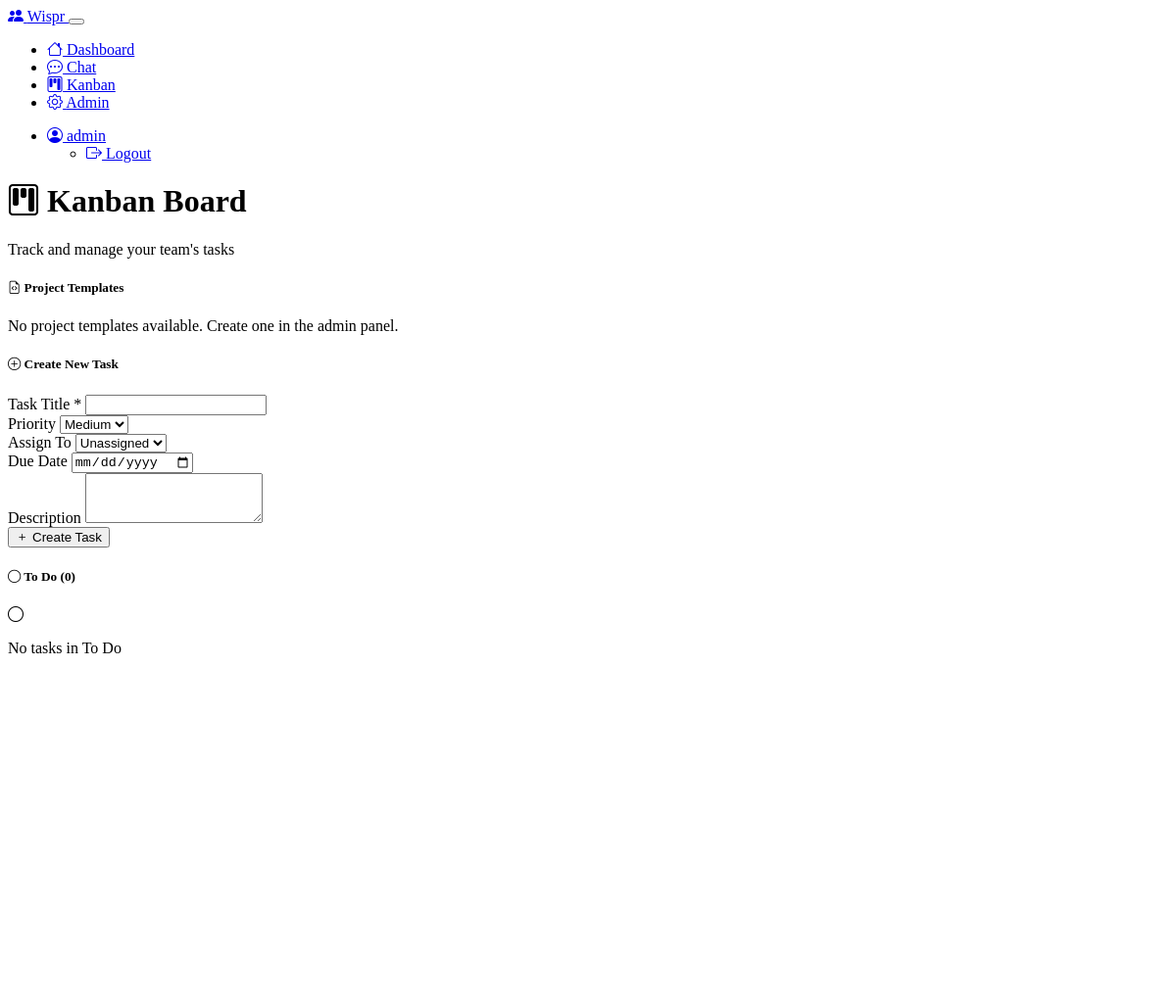
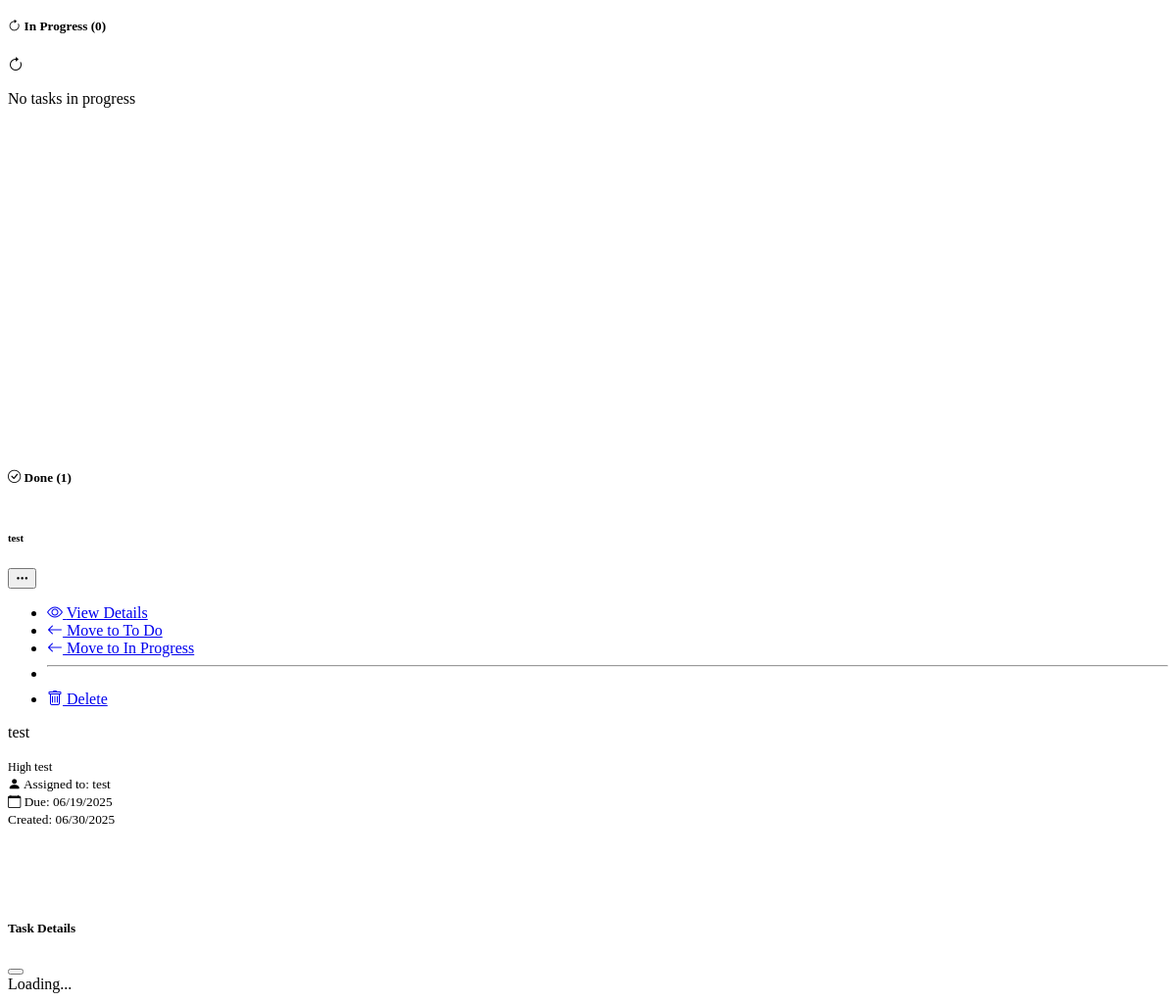
Screenshot of /kanban (signed in) with the database file from the repository (2 pictures, top to bottom).
### models.py (models this page shows, shortened)
class User(db.Model):
    id = db.Column(db.Integer, primary_key=True)
    username = db.Column(db.String(64), unique=True, nullable=False)
    email = db.Column(db.String(120), unique=True, nullable=False)
    password_hash = db.Column(db.String(256), nullable=False)
    is_admin = db.Column(db.Boolean, default=False)
    created_at = db.Column(db.DateTime, default=datetime.utcnow)
    messages = db.relationship('ChatMessage', foreign_keys='ChatMessage.user_id', backref='author', lazy='dynamic', overlaps="sent_messages")
    tasks = db.relationship('Task', foreign_keys='Task.user_id', backref='creator', lazy='dynamic')
    assigned_tasks = db.relationship('Task', foreign_keys='Task.assigned_to', lazy='dynamic')
    sent_messages = db.relationship('ChatMessage', foreign_keys='ChatMessage.user_id', lazy='dynamic', overlaps="messages,author")
    received_messages = db.relationship('ChatMessage', foreign_keys='ChatMessage.recipient_id', backref='recipient', lazy='dynamic')

class Task(db.Model):
    id = db.Column(db.Integer, primary_key=True)
    title = db.Column(db.String(200), nullable=False)
    description = db.Column(db.Text)
    status = db.Column(db.String(20), default='todo')  # todo, in_progress, done
    priority = db.Column(db.String(10), default='medium')  # low, medium, high
    due_date = db.Column(db.DateTime, nullable=True)
    assigned_to = db.Column(db.Integer, db.ForeignKey('user.id'), nullable=True)
    created_at = db.Column(db.DateTime, default=datetime.utcnow)
    updated_at = db.Column(db.DateTime, default=datetime.utcnow, onupdate=datetime.utcnow)
    user_id = db.Column(db.Integer, db.ForeignKey('user.id'), nullable=False)
    assignee = db.relationship('User', foreign_keys=[assigned_to], overlaps="assigned_tasks")
    comments = db.relationship('TaskComment', backref='task', lazy='dynamic', cascade='all, delete-orphan')
    activity_logs = db.relationship('TaskActivityLog', backref='task', lazy='dynamic', cascade='all, delete-orphan')

### routes.py (the view, shortened to what this page needs)
@app.route('/kanban', methods=['GET', 'POST'])
@login_required
@limiter.limit("20 per hour", methods=["POST"])
def kanban():
    todo_tasks = Task.query.filter_by(status='todo').order_by(
        Task.due_date.asc().nullslast(), Task.created_at.desc()).all()
    in_progress_tasks = Task.query.filter_by(status='in_progress').order_by(
        Task.due_date.asc().nullslast(), Task.created_at.desc()).all()
    done_tasks = Task.query.filter_by(status='done').order_by(
        Task.updated_at.desc()).all()
    users = User.query.all()
    from models import ProjectTemplate
    templates = ProjectTemplate.query.all()
    return render_template('kanban.html',
                           todo_tasks=todo_tasks,
                           in_progress_tasks=in_progress_tasks,
                           done_tasks=done_tasks,
                           users=users,
                           templates=templates,
                           now=datetime.utcnow())

### app.py (called while the page is built)
@app.context_processor
def inject_csrf_token():
    from flask_wtf.csrf import generate_csrf
    return dict(csrf_token=generate_csrf)

### routes.py (called while the page is built)
def login_required(f):
    from functools import wraps
    @wraps(f)
    def decorated_function(*args, **kwargs):
        if 'user_id' not in session:
            return redirect(url_for('login'))
        return f(*args, **kwargs)
    return decorated_function

@app.context_processor
def inject_user():
    if 'user_id' in session:
        user = User.query.get(session['user_id'])
        return dict(current_user=user)
    return dict(current_user=None)

### templates/kanban.html (shortened to what this page needs)
{% extends "base.html" %}
{% block content %}
<div class="row">
    <div class="col-12">
        <h1><i class="bi bi-kanban"></i> Kanban Board</h1>
        <p class="text-muted">Track and manage your team's tasks</p>
    </div>
</div>
<div class="row mb-4">
    <div class="col-12">
        <div class="card">
            <div class="card-header">
                <h5><i class="bi bi-file-earmark-code"></i> Project Templates</h5>
            </div>
            <div class="card-body">
                {% if templates %}
                <div class="d-flex flex-wrap gap-2">
                    {% for template in templates %}
                    <button class="btn btn-outline-primary btn-sm" onclick="applyTemplate({{ template.id }})">
                        <i class="bi bi-lightning"></i> {{ template.name }}
                    </button>
                    {% endfor %}
                </div>
                {% else %}
                <p class="text-muted mb-0">No project templates available. Create one in the admin panel.</p>
                {% endif %}
            </div>
        </div>
    </div>
</div>
<div class="row mb-4">
    <div class="col-12">
        <div class="card">
            <div class="card-header">
                <h5><i class="bi bi-plus-circle"></i> Create New Task</h5>
            </div>
            <div class="card-body">
                <form method="POST">
                    <div class="row">
                        <div class="col-md-6">
                            <div class="mb-3">
                                <label for="title" class="form-label">Task Title *</label>
                                <input type="text" class="form-control" id="title" name="title" required>
                            </div>
                        </div>
                        <div class="col-md-6">
                            <div class="mb-3">
                                <label for="priority" class="form-label">Priority</label>
                                <select class="form-select" id="priority" name="priority">
                                    <option value="medium" selected>Medium</option>
                                </select>
                            </div>
                        </div>
                    </div>
                    <div class="row">
                        <div class="col-md-6">
                            <div class="mb-3">
                                <label for="assigned_to" class="form-label">Assign To</label>
                                <select class="form-select" id="assigned_to" name="assigned_to">
                                    <option value="">Unassigned</option>
                                </select>
                            </div>
                        </div>
                        <div class="col-md-6">
                            <div class="mb-3">
                                <label for="due_date" class="form-label">Due Date</label>
                                <input type="date" class="form-control" id="due_date" name="due_date">
                            </div>
                        </div>
                    </div>
                    <div class="mb-3">
                        <label for="description" class="form-label">Description</label>
                        <textarea class="form-control" id="description" name="description" rows="3"></textarea>
                    </div>
                    <button type="submit" class="btn btn-success">
                        <i class="bi bi-plus"></i> Create Task
                    </button>
                </form>
            </div>
        </div>
    </div>
</div>
<div class="row">
    <div class="col-md-4">
        <div class="card">
            <div class="card-header bg-warning text-dark">
                <h5 class="mb-0"><i class="bi bi-circle"></i> To Do ({{ todo_tasks|length }})</h5>
            </div>
            <div class="card-body kanban-column">
                {% if not todo_tasks %}
                <div class="text-center text-muted py-4">
                    <i class="bi bi-circle fs-1"></i>
                    <p>No tasks in To Do</p>
                </div>
                {% endif %}
            </div>
        </div>
    </div>
    <div class="col-md-4">
        <div class="card">
            <div class="card-header bg-info">
                <h5 class="mb-0"><i class="bi bi-arrow-clockwise"></i> In Progress ({{ in_progress_tasks|length }})</h5>
            </div>
            <div class="card-body kanban-column">
                {% if not in_progress_tasks %}
                <div class="text-center text-muted py-4">
                    <i class="bi bi-arrow-clockwise fs-1"></i>
                    <p>No tasks in progress</p>
                </div>
                {% endif %}
            </div>
        </div>
    </div>
    <div class="col-md-4">
        <div class="card">
            <div class="card-header bg-success">
                <h5 class="mb-0"><i class="bi bi-check-circle"></i> Done ({{ done_tasks|length }})</h5>
            </div>
            <div class="card-body kanban-column">
                {% for task in done_tasks %}
                <div class="card mb-3 task-card" data-task-id="{{ task.id }}">
                    <div class="card-body">
                        <div class="d-flex justify-content-between align-items-start mb-2">
                            <h6 class="card-title mb-1">{{ task.title }}</h6>
                            <div class="dropdown">
                                <button class="btn btn-sm btn-outline-secondary dropdown-toggle" type="button" data-bs-toggle="dropdown">
                                    <i class="bi bi-three-dots"></i>
                                </button>
                                <ul class="dropdown-menu">
                                    <li><a class="dropdown-item" href="#" onclick="openTaskModal({{ task.id }})">
                                        <i class="bi bi-eye"></i> View Details
                                    </a></li>
                                    <li><a class="dropdown-item" href="{{ url_for('update_task_status', task_id=task.id, status='todo') }}">
                                        <i class="bi bi-arrow-left"></i> Move to To Do
                                    </a></li>
                                    <li><a class="dropdown-item" href="{{ url_for('update_task_status', task_id=task.id, status='in_progress') }}">
                                        <i class="bi bi-arrow-left"></i> Move to In Progress
                                    </a></li>
                                    <li><hr class="dropdown-divider"></li>
                                    <li><a class="dropdown-item text-danger" href="{{ url_for('delete_task', task_id=task.id) }}" onclick="return confirm('Are you sure?')">
                                        <i class="bi bi-trash"></i> Delete
                                    </a></li>
                                </ul>
                            </div>
                        </div>
                        {% if task.description %}
                        <p class="card-text text-muted small">{{ task.description }}</p>
                        {% endif %}
                        <div class="d-flex justify-content-between align-items-center mb-2">
                            <span class="badge bg-{{ 'danger' if task.priority == 'high' else 'warning' if task.priority == 'medium' else 'secondary' }}">
                                {{ task.priority.title() }}
                            </span>
                            <small class="text-muted">{{ task.creator.username }}</small>
                        </div>
                        {% if task.assignee %}
                        <div class="mb-2">
                            <small class="text-info">
                                <i class="bi bi-person-fill"></i> Assigned to: {{ task.assignee.username }}
                            </small>
                        </div>
                        {% endif %}
                        {% if task.due_date %}
                        <div class="mb-2">
                            <small class="text-{{ 'danger' if task.due_date < now else 'warning' if (task.due_date - now).days <= 3 else 'muted' }}">
                                <i class="bi bi-calendar"></i> Due: {{ task.due_date.strftime('%m/%d/%Y') }}
                            </small>
                        </div>
                        {% endif %}
                        <small class="text-muted d-block">Created: {{ task.created_at.strftime('%m/%d/%Y') }}</small>
                    </div>
                </div>
                {% endfor %}
            </div>
        </div>
    </div>
</div>
<div class="modal fade" id="taskModal" tabindex="-1">
    <div class="modal-dialog modal-lg">
        <div class="modal-content">
            <div class="modal-header">
                <h5 class="modal-title" id="taskModalTitle">Task Details</h5>
                <button type="button" class="btn-close" data-bs-dismiss="modal"></button>
            </div>
            <div class="modal-body" id="taskModalBody">
                <div class="d-flex justify-content-center">
                    <div class="spinner-border" role="status">
                        <span class="visually-hidden">Loading...</span>
                    </div>
                </div>
            </div>
        </div>
    </div>
</div>
{% endblock %}

### templates/base.html (shortened to what this page needs)
<!DOCTYPE html>
<html lang="en" data-bs-theme="dark">
<head>
    <link href="https://cdn.replit.com/agent/bootstrap-agent-dark-theme.min.css" rel="stylesheet">
    <link href="https://cdn.jsdelivr.net/npm/bootstrap-icons@1.11.3/font/bootstrap-icons.css" rel="stylesheet">
    <link href="{{ url_for('static', filename='style.css') }}" rel="stylesheet">
</head>
<body>
    {% if current_user %}
    <nav class="navbar navbar-expand-lg navbar-dark bg-dark">
        <div class="container">
            <a class="navbar-brand" href="{{ url_for('dashboard') }}">
                <i class="bi bi-people-fill"></i> Wispr
            </a>
            <button class="navbar-toggler" type="button" data-bs-toggle="collapse" data-bs-target="#navbarNav">
            </button>
            <div class="collapse navbar-collapse" id="navbarNav">
                <ul class="navbar-nav me-auto">
                    <li class="nav-item">
                        <a class="nav-link" href="{{ url_for('dashboard') }}">
                            <i class="bi bi-house"></i> Dashboard
                        </a>
                    </li>
                    <li class="nav-item">
                        <a class="nav-link" href="{{ url_for('chat') }}">
                            <i class="bi bi-chat-dots"></i> Chat
                        </a>
                    </li>
                    <li class="nav-item">
                        <a class="nav-link" href="{{ url_for('kanban') }}">
                            <i class="bi bi-kanban"></i> Kanban
                        </a>
                    </li>
                    {% if current_user.is_admin %}
                    <li class="nav-item">
                        <a class="nav-link" href="{{ url_for('admin') }}">
                            <i class="bi bi-gear"></i> Admin
                        </a>
                    </li>
                    {% endif %}
                </ul>
                <ul class="navbar-nav">
                    <li class="nav-item dropdown">
                        <a class="nav-link dropdown-toggle" href="#" role="button" data-bs-toggle="dropdown">
                            <i class="bi bi-person-circle"></i> {{ current_user.username }}
                        </a>
                        <ul class="dropdown-menu">
                            <li><a class="dropdown-item" href="{{ url_for('logout') }}">
                                <i class="bi bi-box-arrow-right"></i> Logout
                            </a></li>
                        </ul>
                    </li>
                </ul>
            </div>
        </div>
    </nav>
    {% endif %}
    <main class="{% if current_user %}container my-4{% endif %}">
        {% block content %}{% endblock %}
    </main>
</body>
</html>

### static/style.css (style rules this page uses)
.kanban-column { min-height: 400px; max-height: 600px; overflow-y: auto; }
.task-card { transition: transform 0.2s ease-in-out, box-shadow 0.2s ease-in-out; }
.card { transition: transform 0.2s ease-in-out; }
.badge { font-size: 0.75em; }

### rows the page displays
User: username "admin"
Task: title "test", description "test", priority "High", creator.username "test", assignee.username "test", due_date "06/19/2025", created_at "06/30/2025"

### other values shown
{{ todo_tasks|length }} "0"
{{ in_progress_tasks|length }} "0"
{{ done_tasks|length }} "1"
